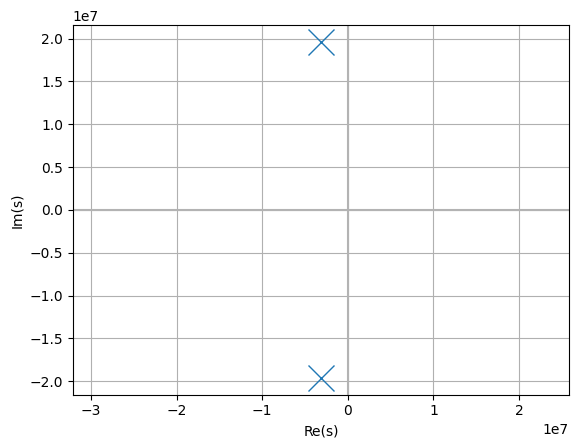

Reproduce this figure in Python.
from matplotlib.pyplot import savefig
from lcapy import Circuit, j, f, s, degrees, pi

a = Circuit('opamp-voltage-follower-C-load1.sch')
H = a.transfer(2, 0, 1, 0)

f1 = 10
f2 = 1e6
A0 = 1e6

A = A0 * (1 / (1 + j * f / f1)) * (1 / (1 + j * f / f2))
A = A.subs(f, s / (j * 2 * pi))

Ro = 40
C = 100e-9

H = H.subs({'A': A, 'Ro': Ro, 'C': C})

H.plot()

savefig(__file__.replace('.py', '.png'), bbox_inches='tight')
